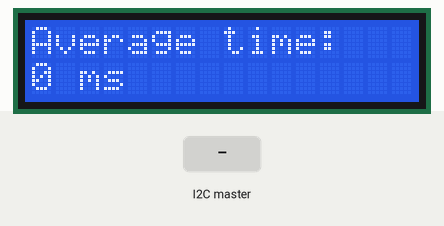
This sketch was run on a simulated Arduino Uno, built with avr-gcc and run on an emulated ATmega328P. On the bench: 16×2 character LCD. Inputs (shaded band) come from the test bench. What the sketch prints to the serial monitor is not drawn.

Above: at 1.2 s.
1.3 s: the I2C master sends the byte 1
At 2.1 s:
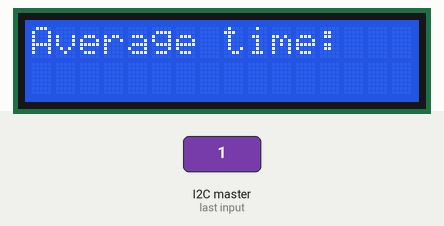
2.8 s: the I2C master sends the byte 0
At 3.6 s:
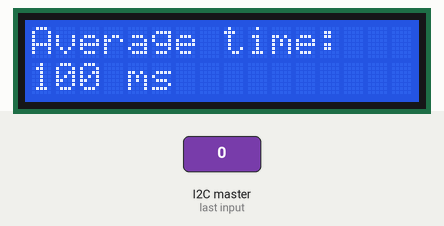
4.3 s: the I2C master sends the byte 2
At 5.4 s:
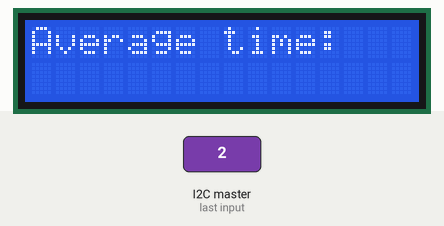
Timing chart, 0 to 7.3 s (numbered marks = the images above; inputs shaded):
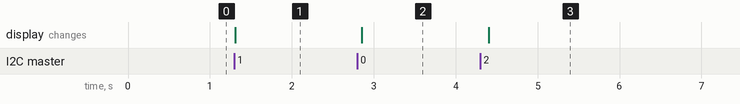

Measured:
- after the input at 1.3 s, the display: changes at once (image 1)
- after the input at 2.8 s, the display: changes after 0.05 s (image 2)
- after the input at 4.3 s, the display: changes after 0.10 s (image 3)

The sketch:

LCD.ino
```cpp
//Citations: Transmit code modified from Lecture 22
#include <LiquidCrystal.h>
#include <Wire.h>
int avgTime;
int receive;
int byteNum = 0;
LiquidCrystal lcd(12, 11, 5, 4, 3, 2); // set pins
void setup() {
  Serial.begin(9600);
  Wire.begin(45); //join i2c bus with address #45
  Wire.onReceive(receiveEvent); //register event
  lcd.begin(16, 2); //initializes lcd
  lcd.clear(); //clears lcd
}

void loop() {
  lcd.clear();
  lcd.setCursor(0, 0); //sets lcd to top left
  lcd.print("Average time:");
  lcd.setCursor(0, 1); //sets lcd to bottom left
  if (byteNum == 0) { //if no data is currently being sent
    lcd.print(avgTime + (String)" ms");
  }
  delay(150);
}

void receiveEvent(int howMany) {
  while (1 < Wire.available()) {
    char c = Wire.read();
    Serial.print(c);
  }
  if (byteNum == 0) { //if this it the first byte being recieved
    receive = Wire.read() * 100; //multiply number recieved my 100 (to format correctly)
    byteNum++; //note first value has been recieved
    Serial.println(avgTime);
  } else if (byteNum == 1) { //on second byte recieved
    avgTime = receive + Wire.read(); //add remainder value onto first value
    byteNum = 0; // prepare to recieve new data
  }
}
```
